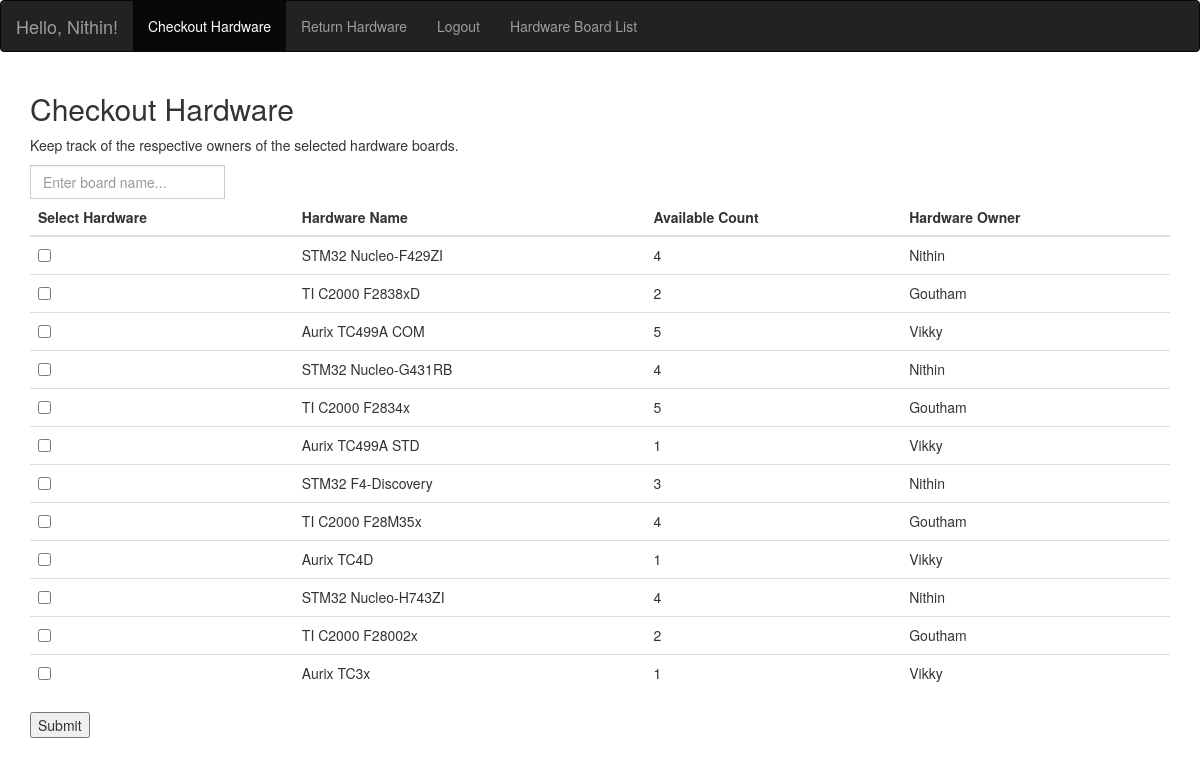
The page /checkout (signed in) on the database as committed earlier.
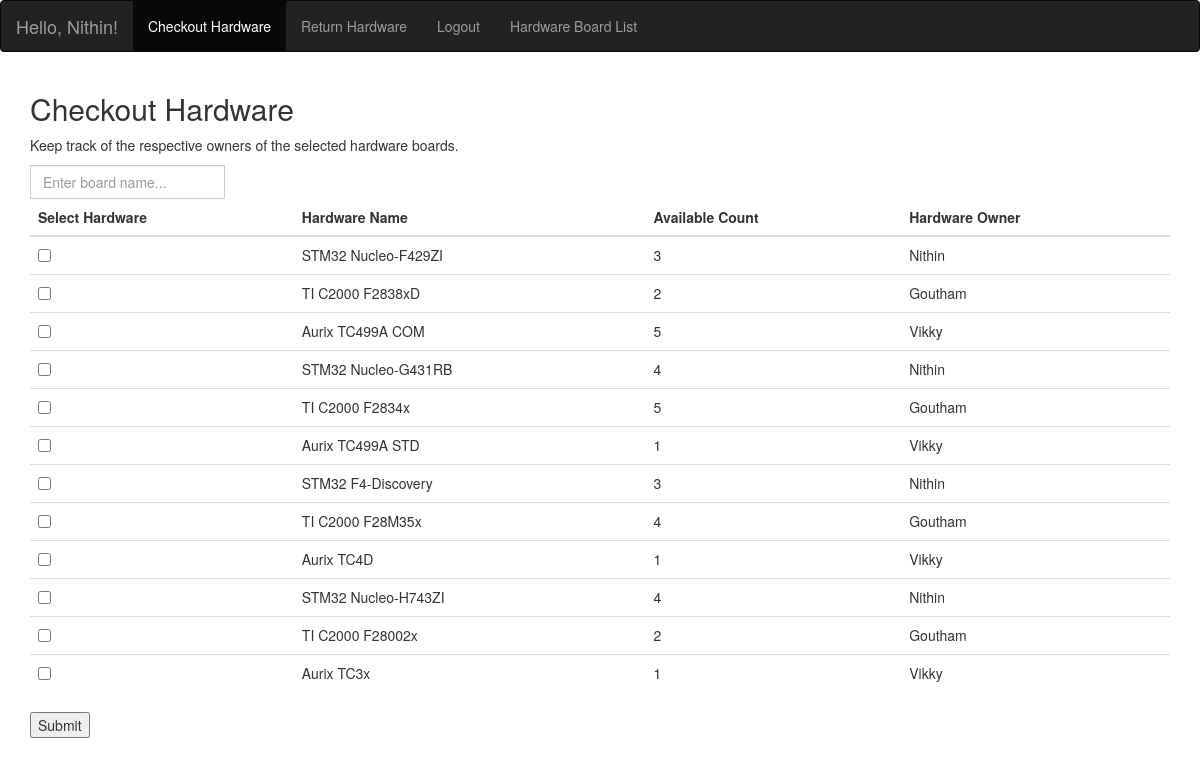
The same page on the database as committed later.
### models.py (models this page shows)
class Hardware(db.Model):
    __tablename__ = 'hardware'
    id = db.Column(db.Integer, primary_key=True)
    name = db.Column(db.String(150), nullable=False)
    count = db.Column(db.Integer, nullable=False)
    owner_id = db.Column(db.Integer, db.ForeignKey('user.id'), nullable=False)
    hw_owner = db.relationship('User', backref=db.backref('hw_owner_name', lazy=True))
    checkouts = db.relationship('Checkout', back_populates='hardware')

class User(UserMixin, db.Model):
    __tablename__ = 'user'
    id = db.Column(db.Integer, primary_key=True)
    username = db.Column(db.String(150), unique=True, nullable=False)
    password_hash = db.Column(db.String(128), nullable=False)
    privilege_level = db.Column(db.String(50), nullable=False, default='user')
    approval_status = db.Column(db.String(50), nullable=False, default='pending')

### app.py (the view, shortened to what this page needs)
@app.route('/checkout', methods=['GET', 'POST'])
@login_required
def checkout():
    hardware = Hardware.query.filter(
        Hardware.count > 0).all()
    return render_template('checkout.html', hardware=hardware)

### app.py (called while the page is built)
@login_manager.user_loader
def load_user(user_id):
    return User.query.get(int(user_id))

### templates/checkout.html (shortened to what this page needs)
<!DOCTYPE html>
<html lang="en">
<head>
    <link rel="stylesheet" href="https://maxcdn.bootstrapcdn.com/bootstrap/3.4.1/css/bootstrap.min.css">
</head>
<body>
    <nav class="navbar navbar-inverse">
        <div class="container-fluid">
            <div class="navbar-header">
                {% if current_user.is_authenticated %}
                <a class="navbar-brand" href="{{url_for('index')}}">Hello, {{ current_user.username }}!</a>
                {% else %}
                <a class="navbar-brand" href="{{url_for('index')}}">Hello!</a>
                {% endif %}
            </div>
            <ul class="nav navbar-nav">
                {% if current_user.is_authenticated %}
                <li class="active"><a href="{{ url_for('checkout') }}">Checkout Hardware</a></li>
                <li><a href="{{ url_for('return_hardware') }}">Return Hardware</a></li>
                <li><a href="{{ url_for('logout') }}">Logout</a></li>
                {% else %}
                <li><a href="{{ url_for('login') }}">Login</a></li>
                <li><a href="{{ url_for('signup') }}">Sign Up</a></li>
                {% endif %}
                <li><a href="{{ url_for('hardware_list') }}">Hardware Board List</a></li>
            </ul>
        </div>
    </nav>
    <div class="container">
        <h2>Checkout Hardware</h2>
        <p>Keep track of the respective owners of the selected hardware boards.</p>
        <div class="input-group mb-3 mw-100">
            <input type="text" class="form-control live-search-box" aria-label="target_name"
                placeholder="Enter board name..." aria-describedby="inputGroup-sizing-default">
        </div>
        <form id="checkoutForm" method="POST">
            <div class="table-responsive">
                <table class="table">
                    <thead>
                        <tr>
                            <th>Select Hardware</th>
                            <th>Hardware Name</th>
                            <th>Available Count</th>
                            <th>Hardware Owner</th>
                        </tr>
                    </thead>
                    <tbody class="live-search-list" id="hardwareList">
                        {% for item in hardware %}
                        <tr>
                            <td>
                                <div>
                                    <input type="checkbox" name="hardware_ids" value="{{ item.id }}">
                                </div>
                            </td>
                            <td>{{ item.name }}</td>
                            <td>{{ item.count }}</td>
                            <td>{{ item.hw_owner.username }}</td>
                        </tr>
                        {% endfor %}
                    </tbody>
                </table>
            </div>
            <button id="submitButton" type="button" onClick="checkCheckboxes()">Submit</button>
        </form>
    </div>
</body>
</html>

Rows that differ between the two databases and show on the page:
changed Hardware "STM32 Nucleo-F429ZI": count "4" → "3"
